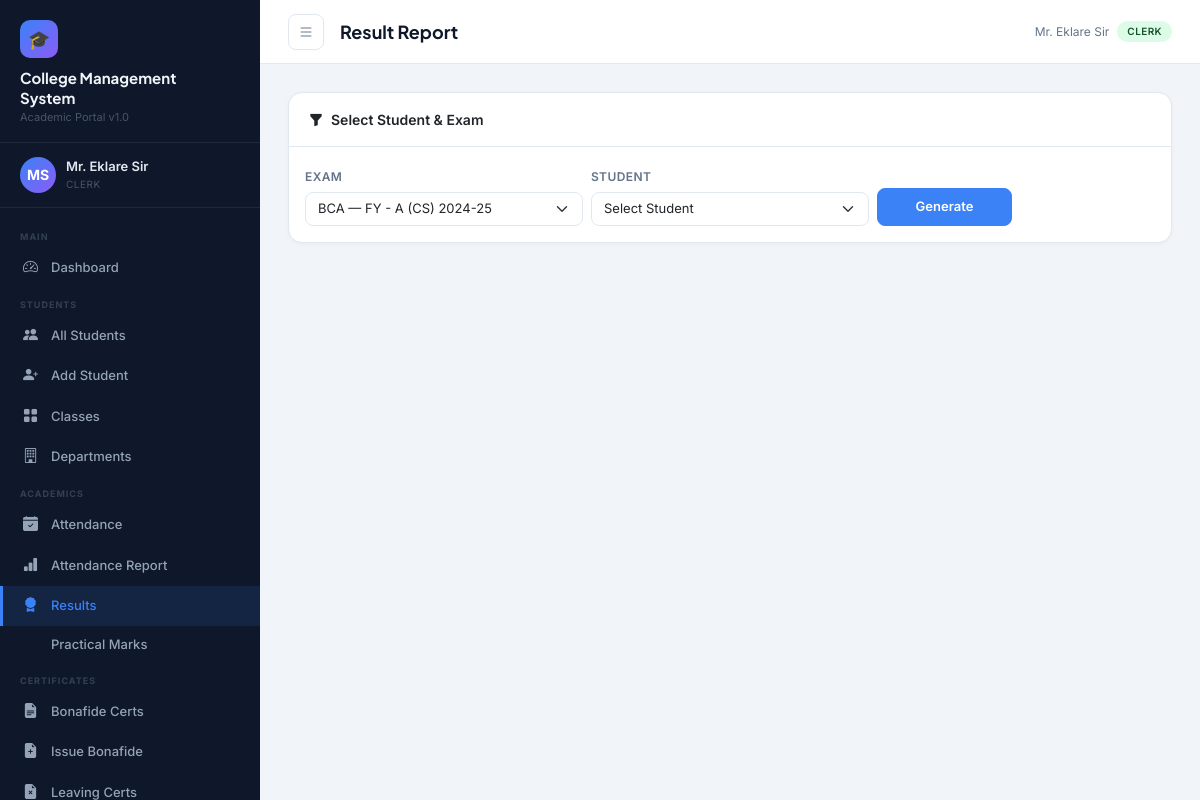
Screenshot of /results/report/?exam=1 (signed in) with the database file from the repository.
### accounts/models.py (models this page shows, shortened)
class User(AbstractUser):
    ROLE_CHOICES = [
        ('principal', 'Principal'),
        ('staff', 'Staff / Teacher'),
        ('clerk', 'Clerk'),
        ('accountant', 'Accountant'),
    ]
    role = models.CharField(max_length=20, choices=ROLE_CHOICES, default='staff')
    phone = models.CharField(max_length=15, blank=True)
    address = models.TextField(blank=True)
    profile_photo = models.ImageField(upload_to='profiles/', blank=True, null=True)
    department = models.CharField(max_length=100, blank=True)
    employee_id = models.CharField(max_length=20, unique=True, null=True, blank=True)

### results/views.py (the view, shortened to what this page needs)
# urls.py: path('report/', views.result_report, name='result_report'),
@login_required
def result_report(request):
    classes = Class.objects.all()
    exams = Exam.objects.all()
    selected_exam_id = request.GET.get('exam')
    selected_student_id = request.GET.get('student')
    report = None
    student = None
    students = Student.objects.filter(status='active') if selected_exam_id else []
    if selected_exam_id:
        exam_obj = Exam.objects.get(pk=selected_exam_id)
        students = Student.objects.filter(current_class=exam_obj.class_group, status='active')
    return render(request, 'results/report.html', {
        'classes': classes, 'exams': exams, 'report': report,
        'students': students, 'selected_exam': selected_exam_id,
        'selected_student': selected_student_id, 'student': student
    })

### students/models.py (called while the page is built)
    def __str__(self):
        return f"{self.name} - {self.division} ({self.department.code}) {self.academic_year}"

    @property
    def full_name(self):
        parts = [self.first_name, self.middle_name, self.last_name]
        return ' '.join(p for p in parts if p)

### templates/results/report.html (shortened to what this page needs)
{% extends 'base.html' %}
{% block page_title %}Result Report{% endblock %}
{% block content %}
<div class="card mb-4 no-print">
  <div class="card-header"><i class="bi bi-funnel-fill me-2"></i>Select Student & Exam</div>
  <div class="card-body p-3">
    <form method="get" class="row g-2 align-items-end">
      <div class="col-md-4">
        <label class="form-label">Exam</label>
        <select name="exam" class="form-select" onchange="this.form.submit()">
          {% for e in exams %}<option value="{{ e.pk }}" {% if selected_exam == e.pk|stringformat:"s" %}selected{% endif %}>{{ e.name }} — {{ e.class_group }}</option>{% endfor %}
        </select>
      </div>
      {% if students %}
      <div class="col-md-4">
        <label class="form-label">Student</label>
        <select name="student" class="form-select">
          <option value="">Select Student</option>
        </select>
      </div>
      <div class="col-md-2"><button type="submit" class="btn btn-primary w-100 mt-4">Generate</button></div>
      {% endif %}
    </form>
  </div>
</div>
{% endblock %}

### templates/base.html (shortened to what this page needs)
{% load static %}
<!DOCTYPE html>
<html lang="en">
<head>
  <link href="https://cdn.jsdelivr.net/npm/bootstrap@5.3.2/dist/css/bootstrap.min.css" rel="stylesheet"/>
  <link href="https://cdn.jsdelivr.net/npm/bootstrap-icons@1.11.3/font/bootstrap-icons.css" rel="stylesheet"/>
<link rel="stylesheet"
href="https://cdnjs.cloudflare.com/ajax/libs/cropperjs/1.6.1/cropper.min.css"/>
</head>
<body>
<aside class="sidebar" id="sidebar">
  <div class="sidebar-brand">
    <div class="logo-icon">🎓</div>
    <div class="college-name">College Management<br>System</div>
    <div class="college-subtitle">Academic Portal v1.0</div>
  </div>
  <div class="sidebar-user">
    {% if request.user.profile_photo %}
    <img src="{{ request.user.profile_photo.url }}"
         class="avatar"
         style="object-fit:cover;">
{% else %}
    <div class="avatar">
        {{ request.user.first_name|first|upper }}{{ request.user.last_name|first|upper }}
    </div>
{% endif %}
    <div class="user-info">
      <div class="name">{{ request.user.get_full_name|default:request.user.username }}</div>
      <div class="role">{{ request.user.get_role_display }}</div>
    </div>
  </div>
  <nav class="sidebar-nav">
    <div class="nav-section-label">Main</div>
    <div class="nav-item">
      <a href="{% url 'dashboard' %}" class="{% if request.resolver_match.url_name == 'dashboard' %}active{% endif %}">
        <i class="bi bi-speedometer2"></i> Dashboard
      </a>
    </div>
    <div class="nav-section-label">Students</div>
    <div class="nav-item">
      <a href="{% url 'student_list' %}" class="{% if 'student' in request.resolver_match.url_name %}active{% endif %}">
        <i class="bi bi-people-fill"></i> All Students
      </a>
    </div>
    {% if request.user.role in 'principal,clerk' %}
    <div class="nav-item">
      <a href="{% url 'student_add' %}"><i class="bi bi-person-plus-fill"></i> Add Student</a>
    </div>
    {% endif %}
    <div class="nav-item">
      <a href="{% url 'class_list' %}"><i class="bi bi-grid-fill"></i> Classes</a>
    </div>
    <div class="nav-item">
      <a href="{% url 'department_list' %}"><i class="bi bi-building"></i> Departments</a>
    </div>
    <div class="nav-section-label">Academics</div>
    <div class="nav-item">
      <a href="{% url 'attendance_dashboard' %}" class="{% if 'attendance' in request.resolver_match.url_name %}active{% endif %}">
        <i class="bi bi-calendar-check-fill"></i> Attendance
      </a>
    </div>
    <div class="nav-item">
      <a href="{% url 'attendance_report' %}"><i class="bi bi-bar-chart-fill"></i> Attendance Report</a>
    </div>
    <div class="nav-item">
      <a href="{% url 'results_dashboard' %}" class="{% if 'result' in request.resolver_match.url_name or 'exam' in request.resolver_match.url_name %}active{% endif %}">
        <i class="bi bi-award-fill"></i> Results
      </a>
    </div>
    <div class="nav-item">
      <a href="{% url 'practical_marks' %}"> Practical Marks</a>
    </div>
    {% if request.user.role == 'principal' or request.user.role == 'clerk' %}
    <div class="nav-section-label">Certificates</div>
    <div class="nav-item">
      <a href="{% url 'bonafide_list' %}" class="{% if 'bonafide' in request.resolver_match.url_name %}active{% endif %}">
        <i class="bi bi-file-earmark-text-fill"></i> Bonafide Certs
      </a>
    </div>
    <div class="nav-item">
      <a href="{% url 'issue_bonafide' %}"><i class="bi bi-file-earmark-plus-fill"></i> Issue Bonafide</a>
    </div>
    <div class="nav-item">
      <a href="{% url 'leaving_cert_list' %}"><i class="bi bi-file-earmark-x-fill"></i> Leaving Certs</a>
    </div>
    {% endif %}
  </nav>
</aside>
<div class="main-wrap">
  <div class="topbar">
    <button class="btn-icon sidebar-toggle" onclick="document.getElementById('sidebar').classList.toggle('open')">
      <i class="bi bi-list"></i>
    </button>
    <div class="page-title">{% block page_title %}Dashboard{% endblock %}</div>
    <div class="d-flex align-items-center gap-2">
      <span class="text-muted-sm d-none d-md-inline">{{ request.user.get_full_name|default:request.user.username }}</span>
      <span class="badge-role badge-{{ request.user.role }}">{{ request.user.get_role_display }}</span>
    </div>
  </div>
  <div class="main-content">
    {% block content %}{% endblock %}
  </div>
</div>
</body>
</html>

### templates/base.html (style rules this page uses)
:root { --sidebar-bg: #0f172a; --sidebar-width: 260px; --sidebar-text: #94a3b8; --sidebar-hover: #1e293b; --sidebar-active: #3b82f6; --topbar-h: 64px; --accent: #3b82f6; --accent2: #8b5cf6; --success: #10b981; --warning: #f59e0b; --danger: #ef4444; --bg: #f1f5f9; --card-bg: #ffffff; --text-primary: #0f172a; --text-secondary: #64748b; --border: #e2e8f0; }
* { box-sizing: border-box; margin: 0; padding: 0; }
body { font-family: 'Inter', sans-serif; background: var(--bg); color: var(--text-primary); overflow-x: hidden; }
.sidebar { position: fixed; top: 0; left: 0; height: 100vh; width: var(--sidebar-width); background: var(--sidebar-bg); z-index: 1000; display: flex; flex-direction: column; transition: transform .3s ease; overflow-y: auto; }
.sidebar-brand { padding: 20px 20px 16px; border-bottom: 1px solid #1e293b; }
.sidebar-brand .college-name { font-family: 'Plus Jakarta Sans', sans-serif; font-size: 15px; font-weight: 700; color: #f1f5f9; line-height: 1.3; }
.sidebar-brand .college-subtitle { font-size: 11px; color: #475569; margin-top: 2px; }
.sidebar-brand .logo-icon { width: 38px; height: 38px; background: linear-gradient(135deg, var(--accent), var(--accent2)); border-radius: 10px; display: flex; align-items: center; justify-content: center; font-size: 18px; margin-bottom: 10px; }
.sidebar-user { padding: 14px 20px; border-bottom: 1px solid #1e293b; display: flex; align-items: center; gap: 10px; }
.sidebar-user .avatar { width: 36px; height: 36px; border-radius: 50%; background: linear-gradient(135deg, var(--accent), var(--accent2)); display: flex; align-items: center; justify-content: center; font-size: 14px; font-weight: 700; color: #fff; flex-shrink: 0; }
.sidebar-user .user-info .name { font-size: 13px; font-weight: 600; color: #e2e8f0; }
.sidebar-user .user-info .role { font-size: 10px; color: #475569; text-transform: uppercase; letter-spacing: .5px; }
.sidebar-nav { padding: 12px 0; flex: 1; }
.nav-section-label { font-size: 9px; font-weight: 700; text-transform: uppercase; letter-spacing: 1px; color: #334155; padding: 10px 20px 4px; }
.nav-item a { display: flex; align-items: center; gap: 10px; padding: 9px 20px; color: var(--sidebar-text); text-decoration: none; font-size: 13px; font-weight: 500; border-left: 3px solid transparent; transition: all .2s; }
.nav-item a.active { background: rgba(59,130,246,.12); color: var(--accent); border-left-color: var(--accent); }
.nav-item a i { font-size: 15px; width: 18px; flex-shrink: 0; }
.main-wrap { margin-left: var(--sidebar-width); min-height: 100vh; display: flex; flex-direction: column; }
.topbar { position: sticky; top: 0; height: var(--topbar-h); background: var(--card-bg); border-bottom: 1px solid var(--border); display: flex; align-items: center; padding: 0 28px; gap: 16px; z-index: 100; }
.topbar .page-title { font-family: 'Plus Jakarta Sans',sans-serif; font-size: 18px; font-weight: 700; flex: 1; }
.topbar .btn-icon { width: 36px; height: 36px; border-radius: 8px; border: 1px solid var(--border); background: transparent; display: flex; align-items: center; justify-content: center; cursor: pointer; transition: background .2s; color: var(--text-secondary); }
.main-content { flex: 1; padding: 28px; }
.card { border: 1px solid var(--border); border-radius: 14px; background: var(--card-bg); box-shadow: 0 1px 4px rgba(0,0,0,.04); }
.card-header { background: transparent; border-bottom: 1px solid var(--border); padding: 16px 20px; font-weight: 600; font-size: 14px; }
.badge-role { display: inline-block; font-size: 10px; padding: 3px 10px; border-radius: 100px; font-weight: 600; text-transform: uppercase; letter-spacing: .4px; }
.badge-clerk { background: #dcfce7; color: #14532d; }
.form-control, .form-select { font-size: 13px; border-radius: 8px; border: 1px solid var(--border); }
.form-label { font-size: 12px; font-weight: 600; color: var(--text-secondary); text-transform: uppercase; letter-spacing: .4px; margin-bottom: 6px; }
.btn { border-radius: 8px; font-size: 13px; font-weight: 600; padding: 8px 16px; }
.btn-primary { background: var(--accent); border-color: var(--accent); }
.sidebar-toggle { display: none; }
.text-muted-sm { font-size: 12px; color: var(--text-secondary); }
.avatar { width:36px; height:36px; border-radius:50%; object-fit:cover; }

### rows the page displays
User: user.first_name|first "M", user.last_name|first "S", user.get_full_name "Mr. Eklare Sir", user.role "CLERK"

### other values shown
form field exam "BCA — FY - A (CS) 2024-25"
